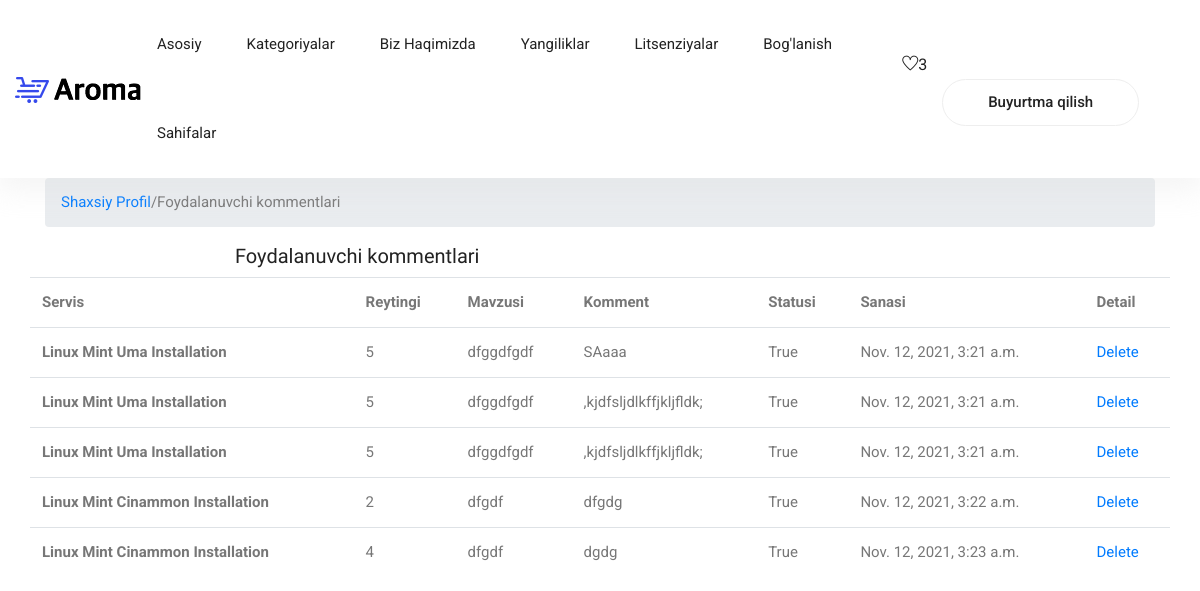
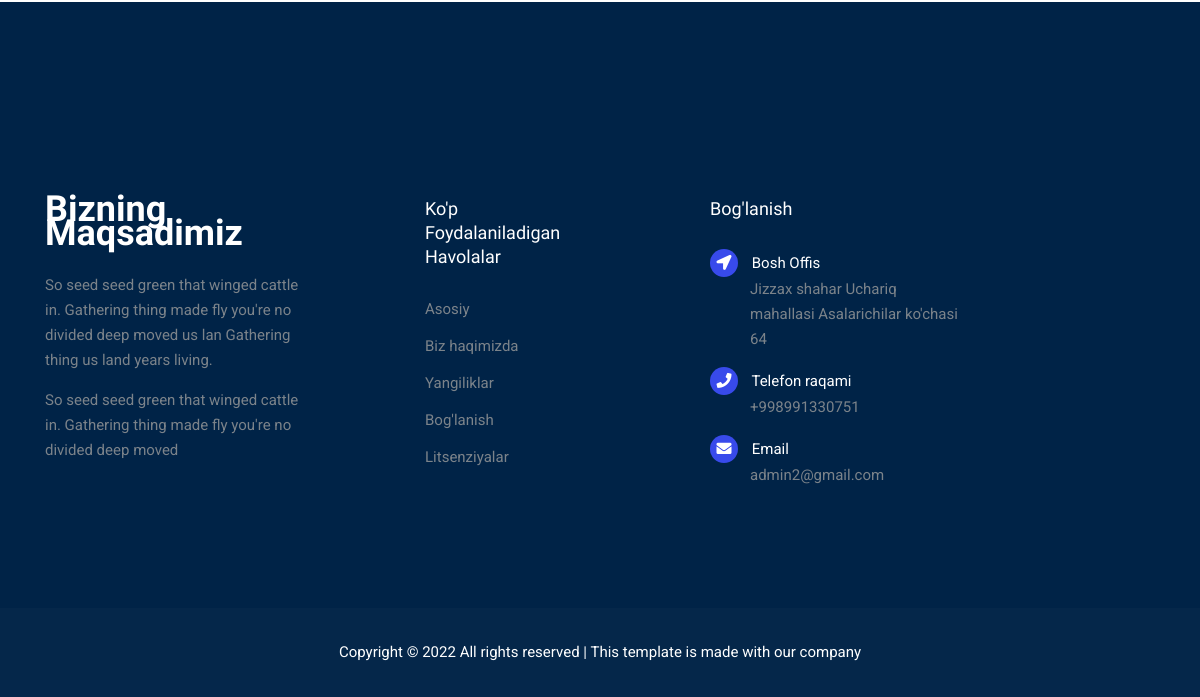
/user-comments/ (signed in), run on an earlier commit of the app's database (2 pictures, top to bottom).
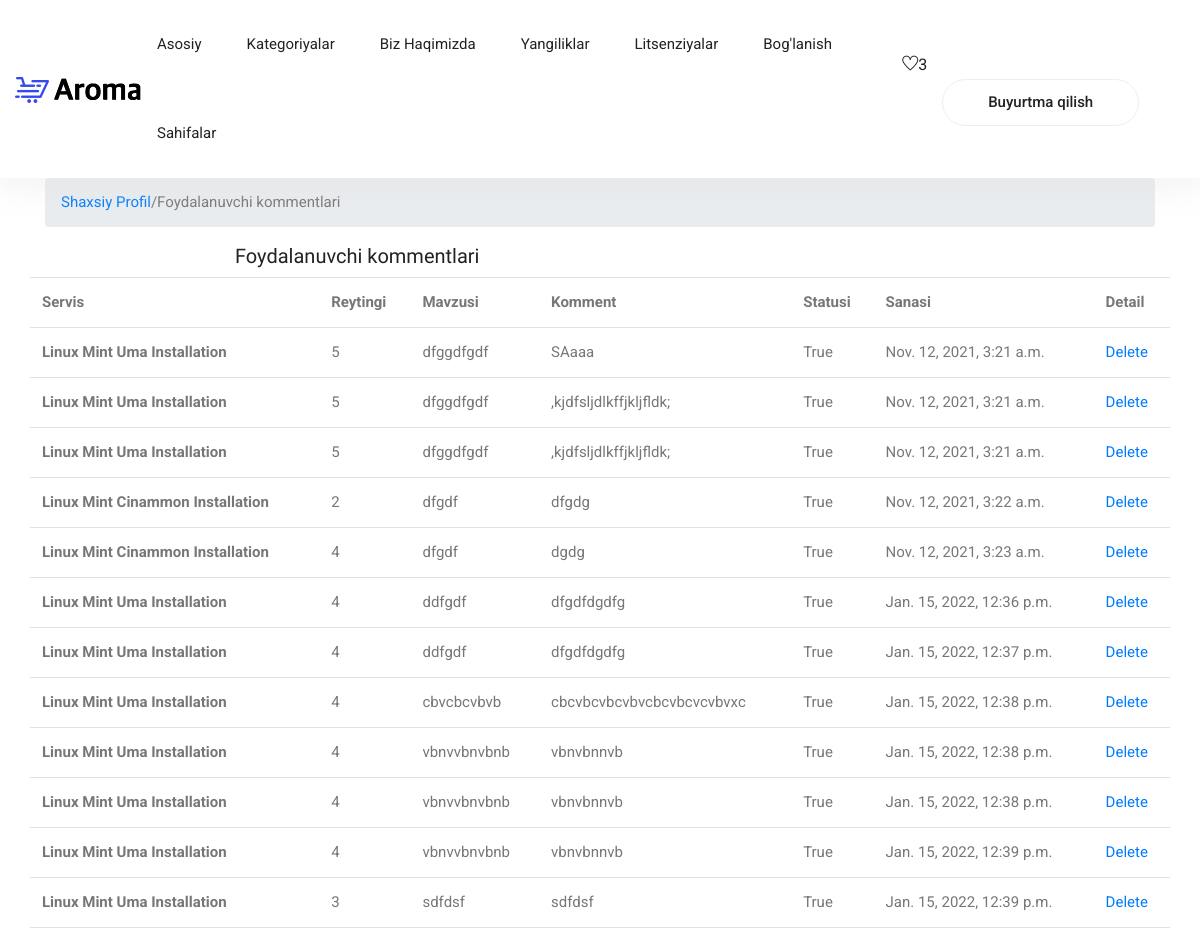
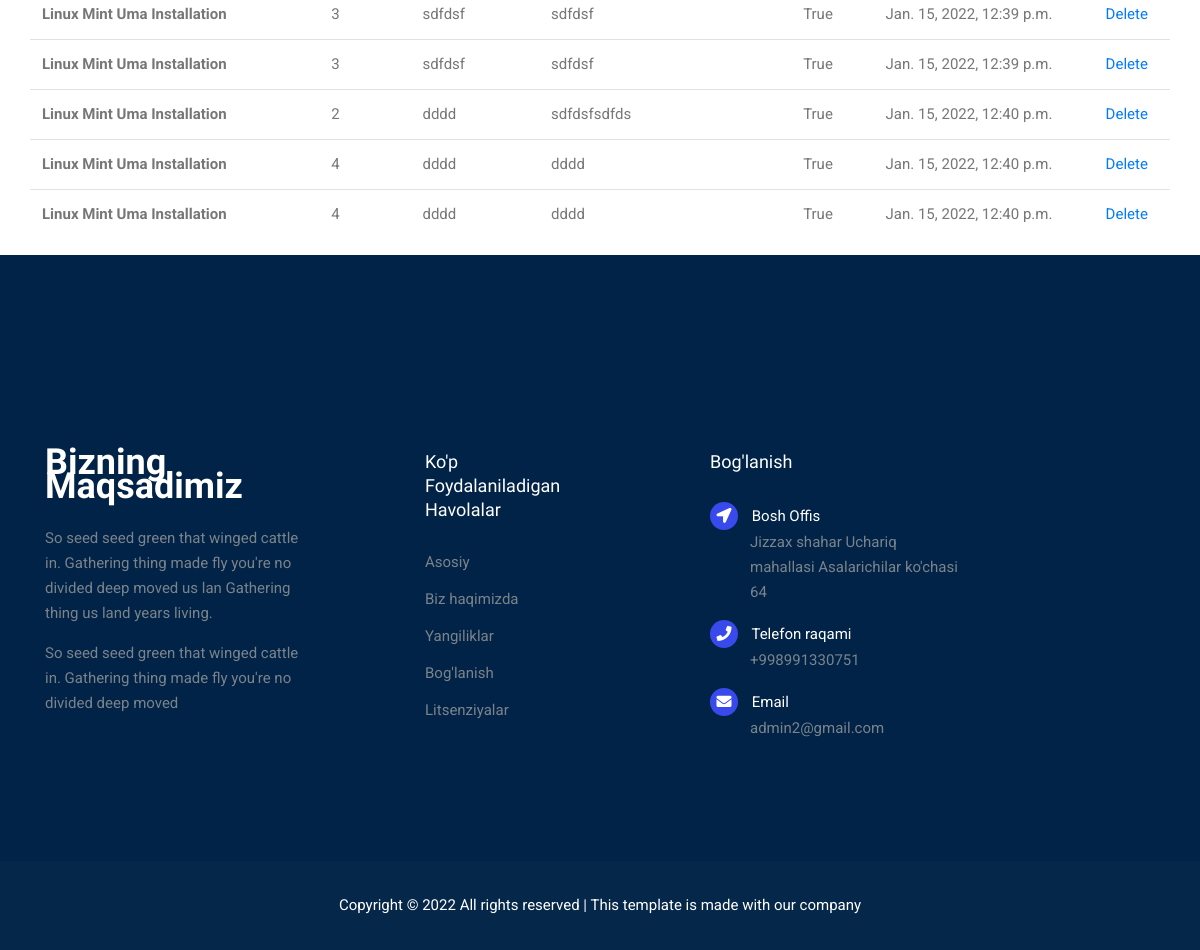
And on a later commit of the database (2 pictures, top to bottom).
### product/models.py (models this page shows, shortened)
class Comment(models.Model):
    STATUS = (
        ('True','Mavjud'),
        ('False','Mavjud emas'),
    )
    product = models.ForeignKey(Product,on_delete=models.CASCADE)
    user = models.ForeignKey(User,on_delete=models.CASCADE)
    subject = models.CharField(max_length=55,blank=True)
    comment = models.CharField(max_length=255,blank=True)
    rate = models.IntegerField(default=1)
    ip = models.CharField(max_length=20,blank=True)
    status = models.CharField(max_length=10,choices=STATUS,default='True')
    create_at = models.DateTimeField(auto_now_add=True)
    update_at = models.DateTimeField(auto_now=True)

class Product(models.Model):
    STATUS = (
        ('True','Mavjud'),
        ('False','Mavjud emas'),
    )
    category = models.ForeignKey(Category,on_delete=models.CASCADE)
    title = models.CharField(max_length=222,unique=True)
    keywords = models.CharField(max_length=222,unique=True)
    description = models.CharField(max_length=222,blank=True)
    image = models.ImageField(upload_to='product_main/',blank=True)
    price = models.FloatField()
    detail = RichTextUploadingField()
    slug = models.SlugField(null=False,unique=True)
    status = models.CharField(max_length=15,choices=STATUS)
    create_at = models.DateTimeField(auto_now_add=True)
    update_at = models.DateTimeField(auto_now=True)
    def image_tag(self):
        return mark_safe('<img src="{}" height="50">'.format(self.image.url))
    image_tag.short_description = 'Image'

### home/models.py (models this page shows, shortened)
class Setting(models.Model):
    title = models.CharField(max_length=222)
    keywords = models.CharField(max_length=222)
    description = models.CharField(max_length=222)
    country = models.CharField(max_length=222,blank=True)
    address = models.CharField(max_length=222,blank=True)
    phone = models.CharField(max_length=222, blank=True)
    email = models.EmailField()
    facebook = models.CharField(max_length=222,blank=True)
    instagram = models.CharField(max_length=222,blank=True)
    twitter = models.CharField(max_length=222,blank=True)
    youtube = models.CharField(max_length=222,blank=True)
    aboutus = RichTextUploadingField()
    contact = RichTextUploadingField()
    create_at = models.DateTimeField(auto_now_add=True)
    update_at = models.DateTimeField(auto_now=True)

### user/views.py (the view)
# urls.py: path('user-comments/',UserViews.user_comments,name='user_comments'),
@login_required(login_url='/userlogin/')
def user_comments(request):
    setting = Setting.objects.all()
    category = Category.objects.all()
    current_user = request.user
    comment = Comment.objects.filter(user_id=current_user.id)
    context = {
        'comment':comment,
        'setting':setting,
        'category':category,
    }
    return render(request,'user_comments.html',context)

### templates/user_comments.html (shortened to what this page needs)
{% extends 'base.html' %}
{% load static %}
{% block content %}
<div id="breadcrumb">
    <div class="container">
        <ul class="breadcrumb">
            <li><a href="{% url 'profile' %}">Shaxsiy Profil</a></li><span> / </span>
            <li class="active">Foydalanuvchi kommentlari</li>
        </ul>
    </div>
</div>
<div class="section">
    <div class="container">
        <div class="row">
            <div class="col-md-2">
            </div>
            <div class="col-md-10">
                <h4 class="title">Foydalanuvchi kommentlari</h4>
            </div>
            <table class="shopping-cart-table table">
                <tr>
                    <th class="text-left">Servis</th>
                    <th class="text-left">Reytingi</th>
                    <th class="text-left">Mavzusi</th>
                    <th class="text-left">Komment</th>
                    <th class="text-left">Statusi</th>
                    <th class="text-left">Sanasi</th>
                    <th class="text-left">Detail</th>
                </tr>
                {% if comment %}
                {% for i in comment %}
                <tr>
                    <td class="text-left">
                        <strong>{{i.product.title}}</strong>
                    </td>
                    <td class="text-left">{{i.rate}}</td>
                    <td class="text-left">{{i.subject}}</td>
                    <td class="text-left">{{i.comment}}</td>
                    <td class="text-left">{{i.status}}</td>
                    <td class="text-left">{{i.create_at}}</td>
                    <td class="text-left">
                        <a class="primary-btn" href="{% url 'delete_comment' i.id %}"
                            onclick="return confirm('Will be Delete ! Are you sure?')">Delete</a>
                    </td>
                </tr>
                {% endfor %}
                {% else %}
                <div class="alert alert-danger" role="alert" style="width: 97%; margin: auto;">
                        Siz komment qoldirmagansiz!
                </div>
                {% endif %}
            </table>
        </div>
    </div>
</div>
{% endblock %}

### templates/footer.html
{% load static %}
<footer class="footer">
    <div class="footer-area">
        <div class="container">
            <div class="row section_gap">
                <div class="col-lg-3 col-md-6 col-sm-6">
                    <div class="single-footer-widget tp_widgets">
                        <h4 class="footer_title large_title">Bizning maqsadimiz</h4>
                        <p>
                            So seed seed green that winged cattle in. Gathering thing made fly you're no
                            divided deep moved us lan Gathering thing us land years living.
                        </p>
                        <p>
                            So seed seed green that winged cattle in. Gathering thing made fly you're no divided deep
                            moved
                        </p>
                    </div>
                </div>
                <div class="offset-lg-1 col-lg-2 col-md-6 col-sm-6">
                    <div class="single-footer-widget tp_widgets">
                        <h4 class="footer_title">Ko'p foydalaniladigan havolalar</h4>
                        <ul class="list">
                            <li><a href="/">Asosiy</a></li>
                            <li><a href="{% url 'aboutus' %}">Biz haqimizda</a></li>
                            <li><a href="{% url 'post' %}">Yangiliklar</a></li>
                            <li><a href="{% url 'contact' %}">Bog'lanish</a></li>
                            <li><a href="{% url 'lic' %}">Litsenziyalar</a></li>
                        </ul>
                    </div>
                </div>
                <div class="offset-lg-1 col-lg-3 col-md-6 col-sm-6">
                    <div class="single-footer-widget tp_widgets">
                        {% for i in setting %}
                        <h4 class="footer_title">Bog'lanish</h4>
                        <div class="ml-40">
                            <p class="sm-head">
                                <span class="fa fa-location-arrow"></span>
                                Bosh Offis
                            </p>
                            <p>{{i.address}}</p>
                            <p class="sm-head">
                                <span class="fa fa-phone"></span>
                                Telefon raqami
                            </p>
                            <p>
                                {{i.phone}}
                            </p>
                            <p class="sm-head">
                                <span class="fa fa-envelope"></span>
                                Email
                            </p>
                            <p>
                                {{i.email}}
                            </p>
                        </div>
                        {% endfor %}
                    </div>
                </div>
            </div>
        </div>
    </div>
    <div class="footer-bottom">
        <div class="container">
            <div class="row d-flex">
                <p class="col-lg-12 footer-text text-center">
                    Copyright &copy;
                    <script>document.write(new Date().getFullYear());</script> All rights reserved | This template is
                    made with our company
                </p>
            </div>
        </div>
    </div>
</footer>

What changed in the data, as far as the page shows it:
added Comment: product "Linux Mint Uma Installation", rate "4", subject "ddfgdf", comment "dfgdfdgdfg", status "True", create_at "Jan. 15, 2022, 12:36 p.m."
added Comment: product "Linux Mint Uma Installation", rate "4", subject "ddfgdf", comment "dfgdfdgdfg", status "True", create_at "Jan. 15, 2022, 12:37 p.m."
added Comment: product "Linux Mint Uma Installation", rate "4", subject "cbvcbcvbvb", comment "cbcvbcvbcvbvcbcvbcvcvbvxc", status "True", create_at "Jan. 15, 2022, 12:38 p.m."
added Comment: product "Linux Mint Uma Installation", rate "4", subject "vbnvvbnvbnb", comment "vbnvbnnvb", status "True", create_at "Jan. 15, 2022, 12:38 p.m."
added Comment: product "Linux Mint Uma Installation", rate "4", subject "vbnvvbnvbnb", comment "vbnvbnnvb", status "True", create_at "Jan. 15, 2022, 12:38 p.m."
added Comment: product "Linux Mint Uma Installation", rate "4", subject "vbnvvbnvbnb", comment "vbnvbnnvb", status "True", create_at "Jan. 15, 2022, 12:39 p.m."
added Comment: product "Linux Mint Uma Installation", rate "3", subject "sdfdsf", comment "sdfdsf", status "True", create_at "Jan. 15, 2022, 12:39 p.m."
added Comment: product "Linux Mint Uma Installation", rate "3", subject "sdfdsf", comment "sdfdsf", status "True", create_at "Jan. 15, 2022, 12:39 p.m."
added Comment: product "Linux Mint Uma Installation", rate "3", subject "sdfdsf", comment "sdfdsf", status "True", create_at "Jan. 15, 2022, 12:39 p.m."
added Comment: product "Linux Mint Uma Installation", rate "2", subject "dddd", comment "sdfdsfsdfds", status "True", create_at "Jan. 15, 2022, 12:40 p.m."
added Comment: product "Linux Mint Uma Installation", rate "4", subject "dddd", comment "dddd", status "True", create_at "Jan. 15, 2022, 12:40 p.m."
added Comment: product "Linux Mint Uma Installation", rate "4", subject "dddd", comment "dddd", status "True", create_at "Jan. 15, 2022, 12:40 p.m."
